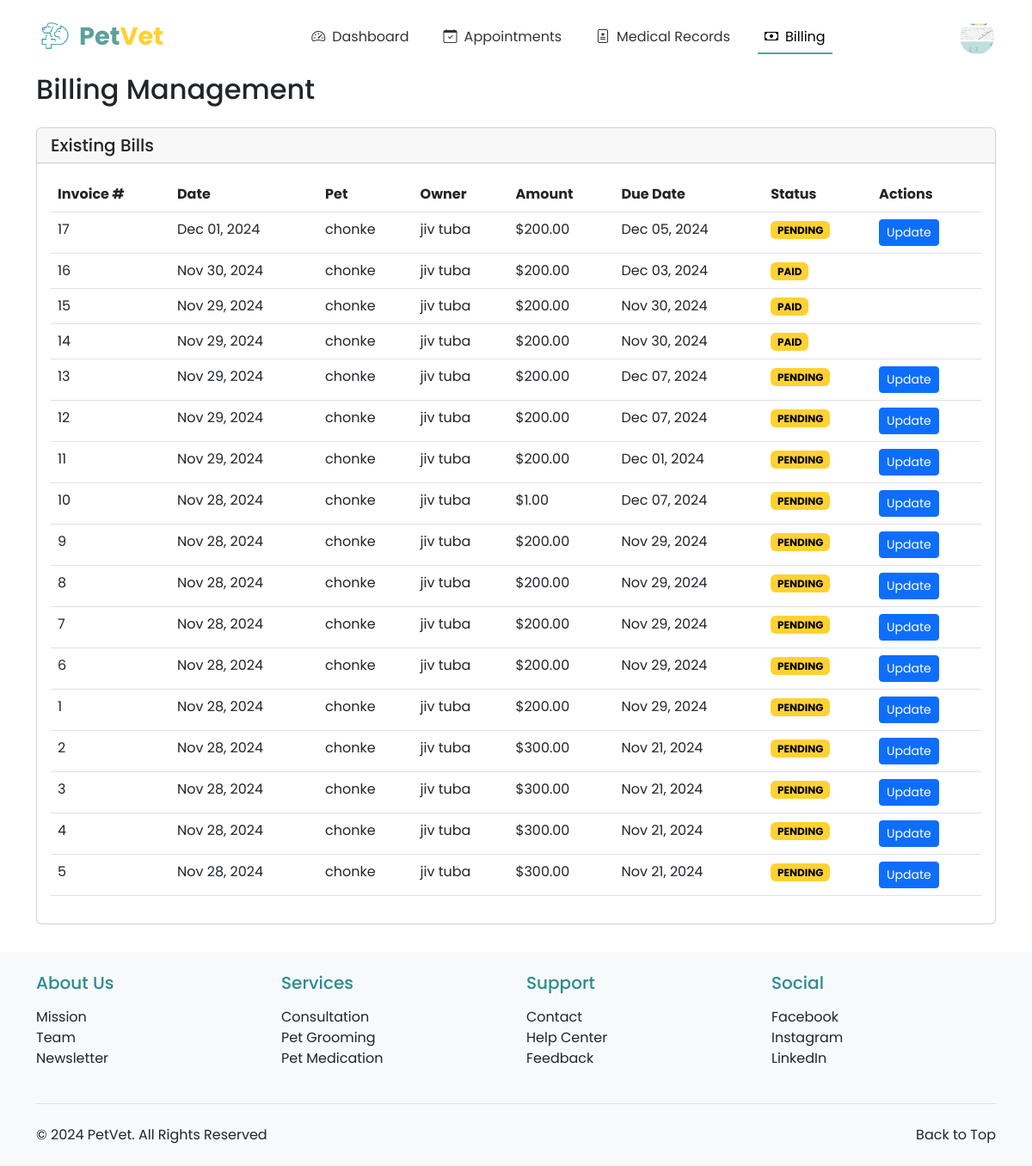
/vet/billing/ (signed in), run on an earlier commit of the app's database.
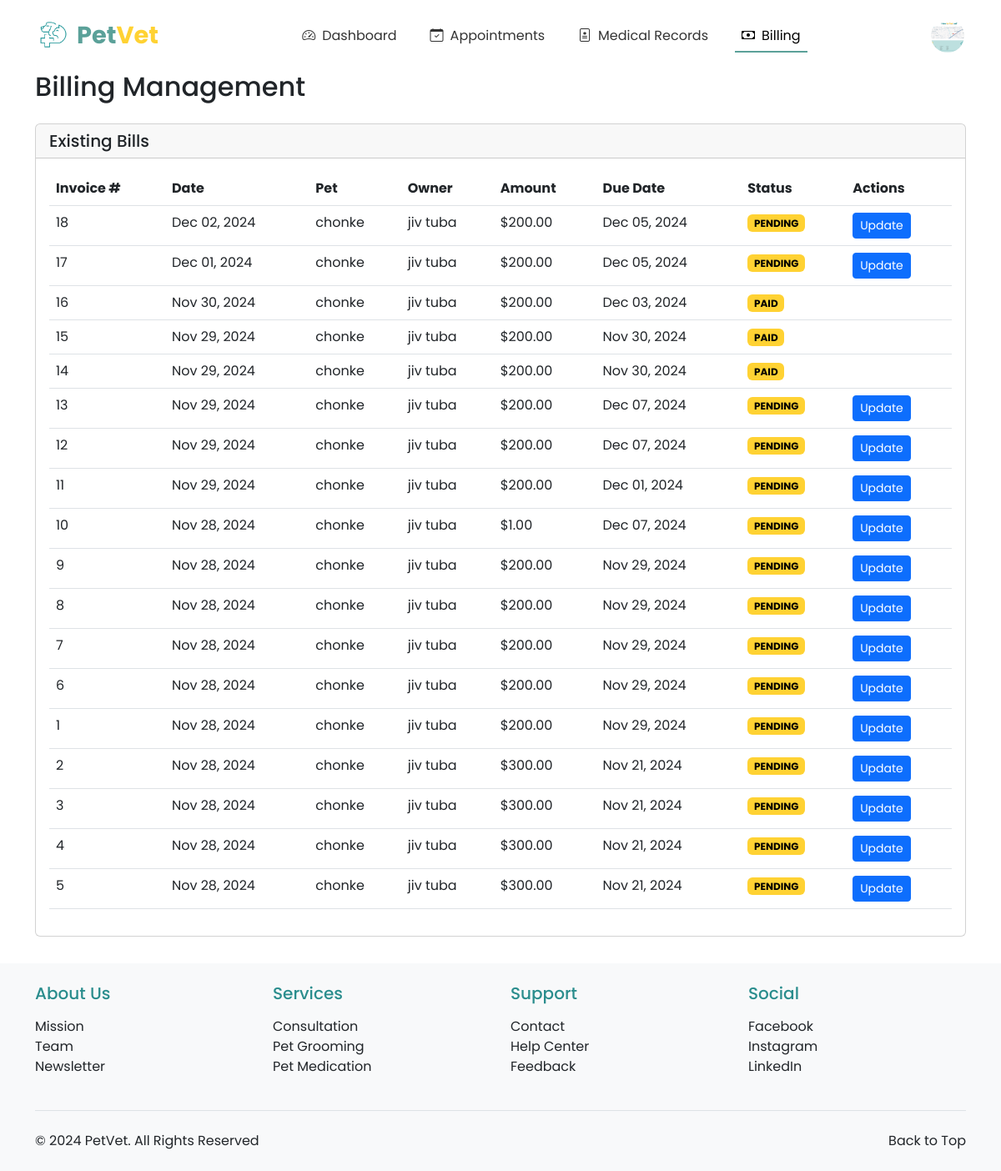
And on a later commit of the database.
### registration_login/models.py (models this page shows, shortened)
class Profile(models.Model):
    PAYMENT_CHOICES = [
        ('CASH', 'Cash'),
        ('CARD', 'Credit/Debit Card'),
        ('GCASH', 'GCash'),
        ('MAYA', 'Maya'),
    ]
    ROLE_CHOICES = [
        ('OWNER', 'Pet Owner'),
        ('VET', 'Veterinarian'),
    ]
    user = models.OneToOneField(User, on_delete=models.CASCADE, primary_key=True)
    profile_picture = models.ImageField(upload_to='profile_pics/', default='profile_pics/profile.png')
    first_name = models.CharField(max_length=50)
    last_name = models.CharField(max_length=50)
    address = models.CharField(max_length=200, blank=True, null=True)
    contact_number = models.CharField(max_length=15, blank=True, null=True)
    preferred_payment = models.CharField(max_length=10, choices=PAYMENT_CHOICES, default='CASH')
    card_number = models.CharField(max_length=16, blank=True, null=True)
    card_expiry = models.CharField(max_length=5, blank=True, null=True)
    ewallet_number = models.CharField(max_length=15, blank=True, null=True)
    role = models.CharField(max_length=10, choices=ROLE_CHOICES, default='OWNER')
    phone_number = models.CharField(max_length=20, null=True, blank=True)
    created_at = models.DateTimeField(auto_now_add=True)
    updated_at = models.DateTimeField(auto_now=True)

### veterinarians/models.py (models this page shows, shortened)
class BillingRecord(models.Model):
    STATUS_CHOICES = [
        ('PENDING', 'Pending'),
        ('PAID', 'Paid'),
        ('OVERDUE', 'Overdue'),
        ('CANCELLED', 'Cancelled'),
    ]
    PAYMENT_METHOD_CHOICES = [
        ('CASH', 'Cash'),
        ('CREDIT_CARD', 'Credit Card'),
        ('DEBIT_CARD', 'Debit Card'),
        ('GCASH', 'GCash'),
        ('MAYA', 'Maya'),
    ]
    medical_record = models.OneToOneField(MedicalRecord, on_delete=models.CASCADE)
    amount = models.DecimalField(max_digits=10, decimal_places=2)
    status = models.CharField(max_length=10, choices=STATUS_CHOICES, default='PENDING')
    due_date = models.DateField()
    created_at = models.DateTimeField(auto_now_add=True, null=True)
    payment_method = models.CharField(max_length=50, choices=PAYMENT_METHOD_CHOICES, blank=True)
    payment_date = models.DateField(null=True, blank=True)
    invoice_number = models.CharField(max_length=50, unique=True)
    notes = models.TextField(blank=True)

class MedicalRecord(models.Model):
    pet = models.ForeignKey(Pet, on_delete=models.CASCADE, related_name='medical_records')
    veterinarian = models.ForeignKey(VeterinarianProfile, on_delete=models.CASCADE)
    date = models.DateTimeField(auto_now_add=True)
    diagnosis = models.TextField()
    treatment = models.ForeignKey(Treatment, on_delete=models.SET_NULL, null=True, blank=True)
    notes = models.TextField(blank=True)
    next_visit_date = models.DateField(null=True, blank=True)

### pet_registration/models.py (models this page shows, shortened)
class Pet(models.Model):
    owner = models.ForeignKey(User, on_delete=models.CASCADE, related_name='pets')
    pet_id = models.CharField(max_length=20, unique=True)
    pet_name = models.CharField(max_length=50)
    breed = models.CharField(max_length=50)
    species = models.CharField(max_length=50)
    sex = models.CharField(max_length=10, choices=[('Male', 'Male'), ('Female', 'Female'), ('Unknown', 'Unknown')])
    weight = models.DecimalField(max_digits=5, decimal_places=2)
    birthday = models.DateField()
    pet_description = models.TextField(blank=True, null=True)
    image_url = models.ImageField(upload_to='pet_images/', blank=True, null=True)
    primary_veterinarian = models.ForeignKey('veterinarians.VeterinarianProfile',
        on_delete=models.SET_NULL,
        null=True,
        blank=True,
        related_name='primary_pets'
    )

### veterinarians/views.py (the view)
# urls.py: path('billing/', views.billing_management, name='billing_management'),
@login_required
@user_passes_test(is_veterinarian)
def billing_management(request):
    vet_profile = get_object_or_404(VeterinarianProfile, profile=request.user.profile)
    completed_appointments = Appointment.objects.filter(
        veterinarian=vet_profile,
        status='COMPLETED'
    ).exclude(
        pet__medical_records__billingrecord__isnull=False
    ).select_related(
        'pet',
        'pet__owner'
    ).order_by('-date')
    bills = BillingRecord.objects.filter(
        medical_record__veterinarian=vet_profile
    ).select_related(
        'medical_record',
        'medical_record__pet',
        'medical_record__pet__owner'
    ).order_by('-created_at')
    pending_bills = bills.filter(status='PENDING')
    paid_bills = bills.filter(status='PAID')
    overdue_bills = bills.filter(status='OVERDUE')
    context = {
        'completed_appointments': completed_appointments,
        'pending_bills': pending_bills,
        'paid_bills': paid_bills,
        'overdue_bills': overdue_bills,
        'billing_records': bills
    }
    return render(request, 'veterinarians/billing_management.html', context)

### veterinarians/views.py (called while the page is built)
def is_veterinarian(user):
    return user.profile.role == 'VET'

### veterinarians/templates/veterinarians/billing_management.html (shortened to what this page needs)
{% extends 'base.html' %}
{% block nav_billing %}active{% endblock %}
{% block content %}
<div class="container content-wrapper">
    <div class="d-flex justify-content-between align-items-center mb-4">
        <h2 class="mb-0">Billing Management</h2>
    </div>
    <div class="card">
        <div class="card-header">
            <h5 class="card-title mb-0">Existing Bills</h5>
        </div>
        <div class="card-body">
            <div class="table-responsive">
                <table class="table table-hover">
                    <thead>
                        <tr>
                            <th>Invoice #</th>
                            <th>Date</th>
                            <th>Pet</th>
                            <th>Owner</th>
                            <th>Amount</th>
                            <th>Due Date</th>
                            <th>Status</th>
                            <th>Actions</th>
                        </tr>
                    </thead>
                    <tbody>
                        {% for bill in billing_records %}
                            <tr>
                                <td>{{ bill.id }}</td>
                                <td>{{ bill.created_at|date:"M d, Y" }}</td>
                                <td>{{ bill.medical_record.pet.pet_name }}</td>
                                <td>{% if bill.medical_record.pet.owner %}{{ bill.medical_record.pet.owner.first_name }} {{ bill.medical_record.pet.owner.last_name }}{% else %}N/A{% endif %}</td>
                                <td>${{ bill.amount }}</td>
                                <td>{{ bill.due_date|date:"M d, Y" }}</td>
                                <td>
                                    <span class="badge {% if bill.status == 'PAID' %}bg-success{% elif bill.status == 'PENDING' %}bg-warning{% elif bill.status == 'OVERDUE' %}bg-danger{% else %}bg-secondary{% endif %}">
                                        {{ bill.status }}
                                    </span>
                                </td>
                                <td>
                                    {% if bill.status != 'PAID' %}
                                    <a href="{% url 'veterinarians:update_billing' bill.id %}" class="btn btn-sm btn-primary">
                                        Update
                                    </a>
                                    {% endif %}
                                </td>
                            </tr>
                        {% empty %}
                            <tr>
                                <td colspan="8" class="text-center">No bills found.</td>
                            </tr>
                        {% endfor %}
                    </tbody>
                </table>
            </div>
        </div>
    </div>
</div>
{% endblock %}

### appointments/templates/base.html (shortened to what this page needs)
<!DOCTYPE html>
<html lang="en">
<head>
    {% load static %}
    <link href="https://cdn.jsdelivr.net/npm/bootstrap@5.3.0/dist/css/bootstrap.min.css" rel="stylesheet">
    <link rel="stylesheet" href="https://cdn.jsdelivr.net/npm/bootstrap-icons@1.11.2/font/bootstrap-icons.css">
</head>
<body>
    <nav class="navbar navbar-expand-lg navbar-light bg-white">
        <div class="container-fluid">
            <a class="navbar-brand d-flex align-items-center" href="{% url 'homepage:index' %}">
                <img src="{% static 'images/toplogo.png' %}" alt="PetVet Logo" class="me-2">
                <span class="logo-text">
                    <span class="logo-text-pet">Pet</span><span class="logo-text-vet">Vet</span>
                </span>
            </a>
            <div class="collapse navbar-collapse justify-content-center" id="navbarNav">
                <ul class="navbar-nav">
                    {% if user.is_authenticated %}
                        {% if user.profile.role == 'VET' %}
                            <li class="nav-item">
                                <a class="nav-link {% block nav_dashboard %}{% endblock %}" href="{% url 'veterinarians:dashboard' %}">
                                    <i class="bi bi-speedometer2 nav-icon"></i>Dashboard
                                </a>
                            </li>
                            <li class="nav-item">
                                <a class="nav-link {% block nav_appointments %}{% endblock %}" href="{% url 'veterinarians:appointment_list' %}">
                                    <i class="bi bi-calendar-check nav-icon"></i>Appointments
                                </a>
                            </li>
                            <li class="nav-item">
                                <a class="nav-link {% block nav_medical_records %}{% endblock %}" href="{% url 'veterinarians:medical_records_list' %}">
                                    <i class="bi bi-file-medical nav-icon"></i>Medical Records
                                </a>
                            </li>
                            <li class="nav-item">
                                <a class="nav-link {% block nav_billing %}{% endblock %}" href="{% url 'veterinarians:billing_management' %}">
                                    <i class="bi bi-cash nav-icon"></i>Billing
                                </a>
                            </li>
                        {% endif %}
                    {% endif %}
                </ul>
            </div>
            <div class="d-flex align-items-center">
                {% if user.is_authenticated %}
                    <div class="dropdown">
                        <img src="{{ user.profile.profile_picture.url }}" alt="Profile" class="profile-image" role="button" data-bs-toggle="dropdown" aria-expanded="false">
                    </div>
                {% else %}
                    <a href="{% url 'registration_login:my_login' %}" class="btn btn-auth-primary me-2">Login</a>
                    <a href="{% url 'registration_login:register' %}" class="btn btn-auth-outline">Register</a>
                {% endif %}
            </div>
        </div>
    </nav>
    <main>
        {% block content %}{% endblock %}
    </main>
    <footer class="bg-light py-4">
        <div class="container">
            <div class="row g-4">
                <div class="col-lg-3 col-md-6">
                    <h5 class="mb-3" style="color: #2A8D8D;">About Us</h5>
                    <ul class="list-unstyled">
                        <li><a href="{% url 'homepage:about_us' %}#mission" class="text-decoration-none text-dark">Mission</a></li>
                        <li><a href="{% url 'homepage:about_us' %}#team" class="text-decoration-none text-dark">Team</a></li>
                        <li><a href="{% url 'homepage:about_us' %}#newsletter" class="text-decoration-none text-dark">Newsletter</a></li>
                    </ul>
                </div>
                <div class="col-lg-3 col-md-6">
                    <h5 class="mb-3" style="color: #2A8D8D;">Services</h5>
                    <ul class="list-unstyled">
                        <li><a href="{% url 'homepage:index' %}#services" class="text-decoration-none text-dark">Consultation</a></li>
                        <li><a href="{% url 'homepage:index' %}#services" class="text-decoration-none text-dark">Pet Grooming</a></li>
                        <li><a href="{% url 'homepage:index' %}#services" class="text-decoration-none text-dark">Pet Medication</a></li>
                    </ul>
                </div>
                <div class="col-lg-3 col-md-6">
                    <h5 class="mb-3" style="color: #2A8D8D;">Support</h5>
                    <ul class="list-unstyled">
                        <li><a href="{% url 'homepage:about_us' %}#contact" class="text-decoration-none text-dark">Contact</a></li>
                        <li><a href="{% url 'homepage:about_us' %}#help" class="text-decoration-none text-dark">Help Center</a></li>
                        <li><a href="{% url 'homepage:about_us' %}#feedback" class="text-decoration-none text-dark">Feedback</a></li>
                    </ul>
                </div>
                <div class="col-lg-3 col-md-6">
                    <h5 class="mb-3" style="color: #2A8D8D;">Social</h5>
                    <ul class="list-unstyled">
                        <li><a href="https://facebook.com" target="_blank" class="text-decoration-none text-dark">Facebook</a></li>
                        <li><a href="https://instagram.com" target="_blank" class="text-decoration-none text-dark">Instagram</a></li>
                        <li><a href="https://linkedin.com" target="_blank" class="text-decoration-none text-dark">LinkedIn</a></li>
                    </ul>
                </div>
            </div>
            <div class="border-top mt-4 pt-4">
                <div class="container px-0">
                    <div class="row">
                        <div class="col-md">
                            <p class="mb-0 text-dark">&copy; 2024 PetVet. All Rights Reserved</p>
                        </div>
                        <div class="col-md text-md-end">
                            <a href="#" class="text-decoration-none text-dark" id="back-to-top">Back to Top</a>
                        </div>
                    </div>
                </div>
            </div>
        </div>
    </footer>
</body>
</html>

### appointments/templates/base.html (style rules this page uses)
:root { --primary-color: #5BA199; --secondary-color: #FFD233; --light-cream: #FFF9EA; }
body { font-family: 'Poppins', sans-serif; min-height: 100vh; display: flex; flex-direction: column; }
main { min-height: 100vh; }
footer { margin-top: 2rem; }
.navbar { padding: 1rem 2rem; }
.navbar-brand img { height: 40px; }
.nav-link { color: #333; position: relative; padding: 0.5rem 1.5rem; margin: 0 0.5rem; }
.nav-link.active { color: var(--primary-color); }
.nav-link.active::after { content: ''; position: absolute; bottom: 0; left: 0; width: 100%; height: 2px; background-color: var(--primary-color); }
.navbar-nav { gap: 0.5rem; }
.profile-image { width: 40px; height: 40px; border-radius: 50%; object-fit: cover; cursor: pointer; }
.logo-text { font-size: 1.8rem; font-weight: 700; }
.logo-text-pet { color: var(--primary-color); }
.logo-text-vet { color: var(--secondary-color); }
.bg-success, .bg-info, .bg-warning, .bg-error, .bg-danger { background-color: #FFD233 !important; color: #000 !important; }
.nav-icon { margin-right: 0.5rem; }

What changed in the data, as far as the page shows it:
added BillingRecord: id "18", created_at "Dec 02, 2024", medical_record.pet.pet_name "chonke", medical_record.pet.owner.first_name "jiv", medical_record.pet.owner.last_name "tuba", amount "200.00", due_date "Dec 05, 2024", status "PENDING", shows "Update"
